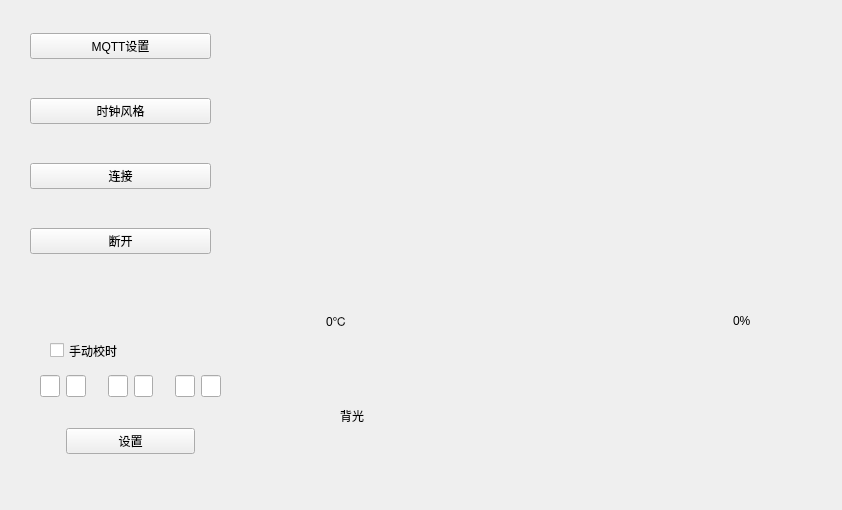
<?xml version="1.0" encoding="UTF-8"?>
<ui version="4.0">
 <class>MainWindow</class>
 <widget class="QMainWindow" name="MainWindow">
  <property name="geometry">
   <rect>
    <x>0</x>
    <y>0</y>
    <width>842</width>
    <height>510</height>
   </rect>
  </property>
  <property name="windowTitle">
   <string>TFT时钟</string>
  </property>
  <property name="autoFillBackground">
   <bool>false</bool>
  </property>
  <widget class="QWidget" name="widget">
   <property name="enabled">
    <bool>true</bool>
   </property>
   <widget class="QWidget" name="widget_2" native="true">
    <property name="geometry">
     <rect>
      <x>250</x>
      <y>30</y>
      <width>561</width>
      <height>241</height>
     </rect>
    </property>
    <layout class="QGridLayout" name="gridLayout_2">
     <item row="2" column="1">
      <spacer name="verticalSpacer">
       <property name="orientation">
        <enum>Qt::Vertical</enum>
       </property>
       <property name="sizeHint" stdset="0">
        <size>
         <width>20</width>
         <height>40</height>
        </size>
       </property>
      </spacer>
     </item>
     <item row="1" column="5">
      <widget class="QLabel" name="label_3">
       <property name="minimumSize">
        <size>
         <width>80</width>
         <height>160</height>
        </size>
       </property>
       <property name="text">
        <string/>
       </property>
      </widget>
     </item>
     <item row="1" column="2">
      <widget class="QLabel" name="label_2">
       <property name="minimumSize">
        <size>
         <width>80</width>
         <height>160</height>
        </size>
       </property>
       <property name="text">
        <string/>
       </property>
      </widget>
     </item>
     <item row="1" column="10">
      <spacer name="horizontalSpacer_5">
       <property name="orientation">
        <enum>Qt::Horizontal</enum>
       </property>
       <property name="sizeHint" stdset="0">
        <size>
         <width>40</width>
         <height>20</height>
        </size>
       </property>
      </spacer>
     </item>
     <item row="1" column="6">
      <widget class="QLabel" name="label_4">
       <property name="minimumSize">
        <size>
         <width>80</width>
         <height>160</height>
        </size>
       </property>
       <property name="text">
        <string/>
       </property>
      </widget>
     </item>
     <item row="1" column="1">
      <widget class="QLabel" name="label">
       <property name="minimumSize">
        <size>
         <width>80</width>
         <height>160</height>
        </size>
       </property>
       <property name="text">
        <string/>
       </property>
      </widget>
     </item>
     <item row="0" column="1">
      <spacer name="verticalSpacer_2">
       <property name="orientation">
        <enum>Qt::Vertical</enum>
       </property>
       <property name="sizeHint" stdset="0">
        <size>
         <width>20</width>
         <height>40</height>
        </size>
       </property>
      </spacer>
     </item>
     <item row="1" column="0">
      <spacer name="horizontalSpacer_4">
       <property name="orientation">
        <enum>Qt::Horizontal</enum>
       </property>
       <property name="sizeHint" stdset="0">
        <size>
         <width>40</width>
         <height>20</height>
        </size>
       </property>
      </spacer>
     </item>
     <item row="1" column="9">
      <widget class="QLabel" name="label_6">
       <property name="minimumSize">
        <size>
         <width>80</width>
         <height>160</height>
        </size>
       </property>
       <property name="text">
        <string/>
       </property>
      </widget>
     </item>
     <item row="1" column="8">
      <widget class="QLabel" name="label_5">
       <property name="minimumSize">
        <size>
         <width>80</width>
         <height>160</height>
        </size>
       </property>
       <property name="text">
        <string/>
       </property>
      </widget>
     </item>
     <item row="1" column="7">
      <widget class="QLabel" name="label_16">
       <property name="minimumSize">
        <size>
         <width>20</width>
         <height>160</height>
        </size>
       </property>
       <property name="maximumSize">
        <size>
         <width>20</width>
         <height>16777215</height>
        </size>
       </property>
       <property name="text">
        <string/>
       </property>
      </widget>
     </item>
     <item row="1" column="3">
      <widget class="QLabel" name="label_15">
       <property name="enabled">
        <bool>true</bool>
       </property>
       <property name="minimumSize">
        <size>
         <width>20</width>
         <height>160</height>
        </size>
       </property>
       <property name="text">
        <string/>
       </property>
      </widget>
     </item>
    </layout>
   </widget>
   <widget class="QCheckBox" name="checkBox">
    <property name="enabled">
     <bool>true</bool>
    </property>
    <property name="geometry">
     <rect>
      <x>50</x>
      <y>330</y>
      <width>91</width>
      <height>41</height>
     </rect>
    </property>
    <property name="text">
     <string>手动校时</string>
    </property>
   </widget>
   <widget class="QWidget" name="layoutWidget">
    <property name="geometry">
     <rect>
      <x>290</x>
      <y>290</y>
      <width>461</width>
      <height>61</height>
     </rect>
    </property>
    <layout class="QHBoxLayout" name="horizontalLayout">
     <item>
      <widget class="QLabel" name="label_7">
       <property name="minimumSize">
        <size>
         <width>30</width>
         <height>40</height>
        </size>
       </property>
       <property name="maximumSize">
        <size>
         <width>30</width>
         <height>40</height>
        </size>
       </property>
       <property name="text">
        <string/>
       </property>
      </widget>
     </item>
     <item>
      <widget class="QLabel" name="label_8">
       <property name="text">
        <string>0℃</string>
       </property>
      </widget>
     </item>
     <item>
      <spacer name="horizontalSpacer_3">
       <property name="orientation">
        <enum>Qt::Horizontal</enum>
       </property>
       <property name="sizeHint" stdset="0">
        <size>
         <width>40</width>
         <height>20</height>
        </size>
       </property>
      </spacer>
     </item>
     <item>
      <widget class="QLabel" name="label_9">
       <property name="minimumSize">
        <size>
         <width>30</width>
         <height>40</height>
        </size>
       </property>
       <property name="maximumSize">
        <size>
         <width>30</width>
         <height>40</height>
        </size>
       </property>
       <property name="text">
        <string/>
       </property>
      </widget>
     </item>
     <item>
      <widget class="QLabel" name="label_10">
       <property name="text">
        <string>0%</string>
       </property>
      </widget>
     </item>
    </layout>
   </widget>
   <widget class="QWidget" name="layoutWidget">
    <property name="geometry">
     <rect>
      <x>340</x>
      <y>380</y>
      <width>361</width>
      <height>71</height>
     </rect>
    </property>
    <layout class="QHBoxLayout" name="horizontalLayout_2">
     <item>
      <widget class="QLabel" name="label_12">
       <property name="text">
        <string>背光</string>
       </property>
      </widget>
     </item>
    </layout>
   </widget>
   <widget class="QWidget" name="widget_3" native="true">
    <property name="geometry">
     <rect>
      <x>40</x>
      <y>350</y>
      <width>181</width>
      <height>131</height>
     </rect>
    </property>
    <layout class="QGridLayout" name="gridLayout">
     <item row="0" column="5">
      <widget class="QLineEdit" name="lineEdit_4"/>
     </item>
     <item row="0" column="8">
      <widget class="QLineEdit" name="lineEdit_6"/>
     </item>
     <item row="0" column="7">
      <widget class="QLineEdit" name="lineEdit_5"/>
     </item>
     <item row="0" column="4">
      <widget class="QLineEdit" name="lineEdit_3"/>
     </item>
     <item row="0" column="3">
      <widget class="QLabel" name="label_13">
       <property name="minimumSize">
        <size>
         <width>10</width>
         <height>20</height>
        </size>
       </property>
       <property name="text">
        <string/>
       </property>
      </widget>
     </item>
     <item row="0" column="2">
      <widget class="QLineEdit" name="lineEdit_2"/>
     </item>
     <item row="0" column="1">
      <widget class="QLineEdit" name="lineEdit"/>
     </item>
     <item row="0" column="0">
      <spacer name="horizontalSpacer">
       <property name="orientation">
        <enum>Qt::Horizontal</enum>
       </property>
       <property name="sizeHint" stdset="0">
        <size>
         <width>40</width>
         <height>20</height>
        </size>
       </property>
      </spacer>
     </item>
     <item row="1" column="2" colspan="6">
      <widget class="QPushButton" name="pushButton">
       <property name="text">
        <string>设置</string>
       </property>
      </widget>
     </item>
     <item row="0" column="6">
      <widget class="QLabel" name="label_14">
       <property name="minimumSize">
        <size>
         <width>10</width>
         <height>20</height>
        </size>
       </property>
       <property name="text">
        <string/>
       </property>
      </widget>
     </item>
     <item row="0" column="9">
      <spacer name="horizontalSpacer_2">
       <property name="orientation">
        <enum>Qt::Horizontal</enum>
       </property>
       <property name="sizeHint" stdset="0">
        <size>
         <width>40</width>
         <height>20</height>
        </size>
       </property>
      </spacer>
     </item>
    </layout>
   </widget>
   <widget class="QWidget" name="layoutWidget">
    <property name="geometry">
     <rect>
      <x>30</x>
      <y>0</y>
      <width>181</width>
      <height>291</height>
     </rect>
    </property>
    <layout class="QVBoxLayout" name="verticalLayout_2">
     <item>
      <widget class="QPushButton" name="pushButton_2">
       <property name="text">
        <string>MQTT设置</string>
       </property>
      </widget>
     </item>
     <item>
      <widget class="QPushButton" name="pushButton_3">
       <property name="text">
        <string>时钟风格</string>
       </property>
      </widget>
     </item>
     <item>
      <widget class="QPushButton" name="pushButton_4">
       <property name="text">
        <string>连接</string>
       </property>
      </widget>
     </item>
     <item>
      <widget class="QPushButton" name="pushButton_5">
       <property name="text">
        <string>断开</string>
       </property>
      </widget>
     </item>
    </layout>
   </widget>
  </widget>
 </widget>
 <resources/>
 <connections/>
</ui>
